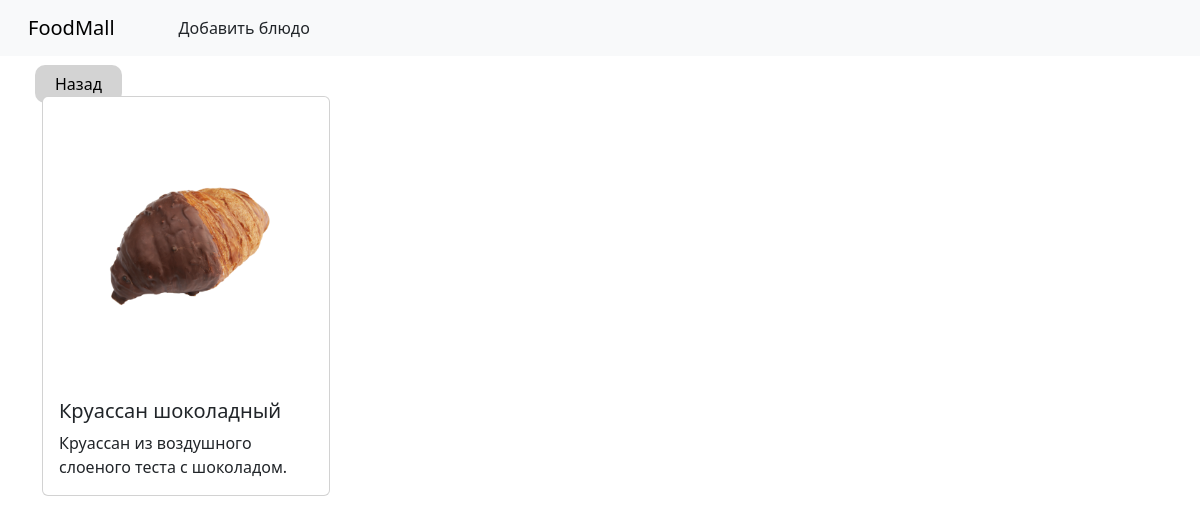
The page /dish/kruassan-shokoladnyj/ on the database its author committed.
### restaurant_app/models.py (models this page shows, shortened)
class Dish(models.Model):
    name = models.CharField(max_length=255, verbose_name='Название блюда')
    slug = models.SlugField(max_length=255, unique=True, db_index=True, verbose_name='URL')
    photo = models.ImageField(upload_to="photos/%Y/%m/%d/", default='defaults/default-images.jpg', verbose_name='Картинка')
    description = models.TextField(blank=True, verbose_name='Описание')
    price = models.PositiveIntegerField(verbose_name='Цена')
    category = models.ForeignKey('Category', on_delete=models.PROTECT, verbose_name='Категория')
    class Meta:
        verbose_name = 'Блюдо'
        verbose_name_plural = 'Блюда'
        ordering = ['name']

### restaurant_app/views.py (the view)
# urls.py: path('dish/<slug:dish_slug>/', DishView.as_view(), name='dish'),
class DishView(DetailView):
    model = Dish
    template_name = 'restaurant_app/dish.html'
    context_object_name = 'dish'
    slug_url_kwarg = 'dish_slug'

### restaurant_app/templates/restaurant_app/dish.html
{% extends 'restaurant_app/base.html' %}
{% load static %}
{% block content %}
  <div class="back-link-div">
    <a class="back-link" href="{{ request.META.HTTP_REFERER }}">Назад</a>
  </div>
  <div class="container">
    <div class="card justify-content-center" style="width: 18rem;">
      <img src="{{ dish.photo.url }}" class="card-img-top" alt="...">
      <div class="card-body">
        <h5 class="card-title">
          {{ dish.name }}
        </h5>
        <p class="card-text">
          {{ dish.description }}
        </p>
      </div>
    </div>
  </div>
{% endblock content %}

### restaurant_app/static/restaurant_app/css/styles.css (style rules this page uses)
.back-link { margin: 35px; color: black; text-decoration:none; background-color: lightgray; border-radius: 10px; padding: 8px 20px; }

### rows shown on the page
Dish: photo (picture), name "Круассан шоколадный", description "Круассан из воздушного слоеного теста с шоколадом."
